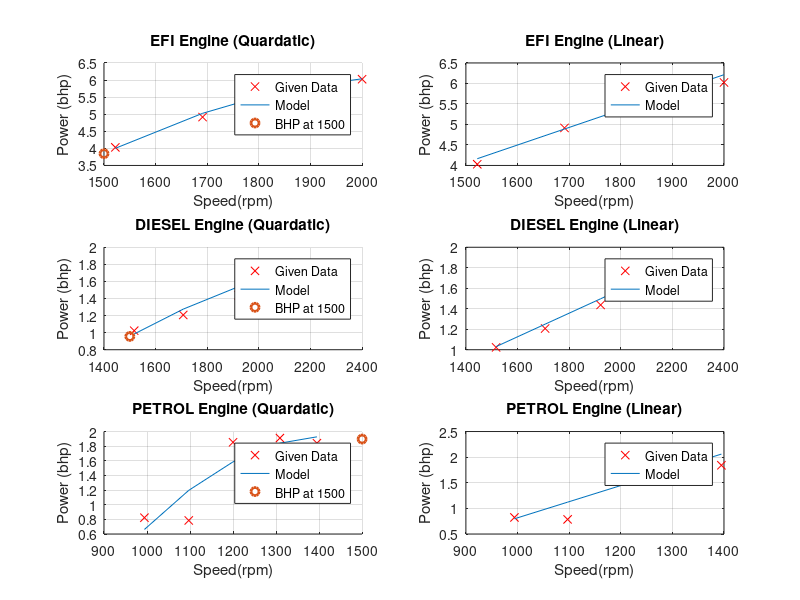
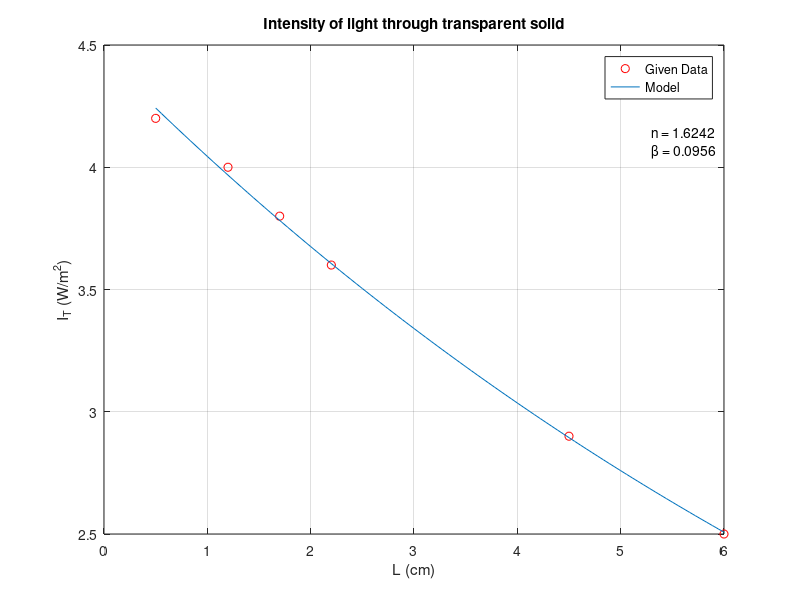

The MATLAB script that drew these images, in order:
clear, clc, close

%%                              QUESTION 01
% EFI Engine given data
EFI_rpm = [1522 1691 1803 1898 2000];
EFI_bhp = [4.029 4.916 5.644 5.800 6.025];

% DIESEL Engine given data
DIESEL_rpm = [1517 1707 1922 2009 2224];
DIESEL_bhp = [1.023 1.207 1.437 1.809 1.744];

% PETROL Engine given data
PETROL_rpm = [994 1097 1200 1309 1395];
PETROL_bhp = [0.823 0.785 1.853 1.911 1.841];

% For curve fitting using polyfit function
p1 = polyfit(EFI_rpm,EFI_bhp,2);
p2 = polyfit(DIESEL_rpm,DIESEL_bhp,2);
p3 = polyfit(PETROL_rpm,PETROL_bhp,2);

% New bhp values after curve fitting
eb_p = polyval(p1,EFI_rpm);                 % EFI
db_p = polyval(p2,DIESEL_rpm);              % DIESEL
pb_p = polyval(p3,PETROL_rpm);              % PETROL

% Error estimation
errorEFI = (eb_p - EFI_bhp)*100             % EFI
errorDIESEL = (db_p - DIESEL_bhp)*100       % DIESEL
errorPETROL = (pb_p - PETROL_bhp)*100       % PETROL

% Prediction
efi_at_1500 = polyval(p1,1500)              % EFI
diesel_at_1500 = polyval(p2,1500)           % DIESEL
petrol_at_1500 = polyval(p3,1500)           % PETROL

% Graph
figure
subplot(3,2,1); hold on;
plot(EFI_rpm,EFI_bhp,'rx',EFI_rpm,eb_p);
plot(1500,efi_at_1500,'o','MarkerSize',6,'Linewidth',2); hold off;
xlabel('Speed(rpm)'); ylabel('Power (bhp)');
title('EFI Engine (Quardatic)'); grid;
legend('Given Data','Model','BHP at 1500');

subplot(3,2,3); hold on;
plot(DIESEL_rpm,DIESEL_bhp,'rx',DIESEL_rpm,db_p)
plot(1500,diesel_at_1500,'o','MarkerSize',6,'Linewidth',2); hold off;
xlabel('Speed(rpm)'); ylabel('Power (bhp)');
title('DIESEL Engine (Quardatic)'); grid;
legend('Given Data','Model','BHP at 1500');

subplot(3,2,5); hold on;
plot(PETROL_rpm,PETROL_bhp,'rx',PETROL_rpm,pb_p)
plot(1500,petrol_at_1500,'o','MarkerSize',6,'Linewidth',2); hold off;
xlabel('Speed(rpm)'); ylabel('Power (bhp)');
title('PETROL Engine (Quardatic)'); grid;
legend('Given Data','Model','BHP at 1500');

% Linear Relation
% For curve fitting using polyfit function
pl1 = polyfit(EFI_rpm,EFI_bhp,1);
pl2 = polyfit(DIESEL_rpm,DIESEL_bhp,1);
pl3 = polyfit(PETROL_rpm,PETROL_bhp,1);

% New bhp values after curve fitting
eb_lp = polyval(pl1,EFI_rpm);                 % EFI
db_lp = polyval(pl2,DIESEL_rpm);              % DIESEL
pb_lp = polyval(pl3,PETROL_rpm);              % PETROL

% Graph
subplot(3,2,2);
plot(EFI_rpm,EFI_bhp,'rx',EFI_rpm,eb_lp);
xlabel('Speed(rpm)'); ylabel('Power (bhp)');
title('EFI Engine (Linear)'); grid;
legend('Given Data','Model');

subplot(3,2,4);
plot(DIESEL_rpm,DIESEL_bhp,'rx',DIESEL_rpm,db_lp)
xlabel('Speed(rpm)'); ylabel('Power (bhp)');
title('DIESEL Engine (Linear)'); grid;
legend('Given Data','Model');

subplot(3,2,6);
plot(PETROL_rpm,PETROL_bhp,'rx',PETROL_rpm,pb_lp)
xlabel('Speed(rpm)'); ylabel('Power (bhp)');
title('PETROL Engine (Linear)'); grid;
legend('Given Data','Model');

%%                              QUESTION 02
% log(IT) = - beta*L + log(Io*(1-R)^2) 

% Intensity of incident beam (I_B) = 5 W/m2
I_B = 5;

% Length of a transparent solid
L = [0.5 1.2 1.7 2.2 4.5 6.0];

% Transmitted intensity
I_T = [4.2 4.0 3.8 3.6 2.9 2.5];

% For curve fitting using polyfit function
p = polyfit(L,log(I_T),1);

% Absorption coefficient
beta = - p(1);
fprintf('\tAbsoption coefficient = %f\n',beta);

% Fraction of light which is reflected at the interface
% p(2) = log(I_B*(1-R)^2)
R = 1 - sqrt(exp(p(2)) / I_B);
fprintf('\tFraction of light = %f\n',R);

% Index of refraction for the transparent solid
% R = sqrt((n-1)/(n+1))
n = 2/(1-sqrt(R))-1;
fprintf('\tIndex of refraction = %f\n',n);

% Graph
Lp = linspace(0.5,6,100);
F = @ (x) I_B*(1-R)^2*exp(-beta*x);
I_Tp = F(Lp);
figure
plot(L,I_T,'ro',Lp,I_Tp)
xlabel('L (cm)'); ylabel('I_T (W/m^2)')
legend('Given Data','Model'); grid;
title('Intensity of light through transparent solid')

% Absorption coefficient & Index of refraction Values writen on graph
str = {'n = 1.6242','\beta = 0.0956'};
text(5.3,4.1,str)